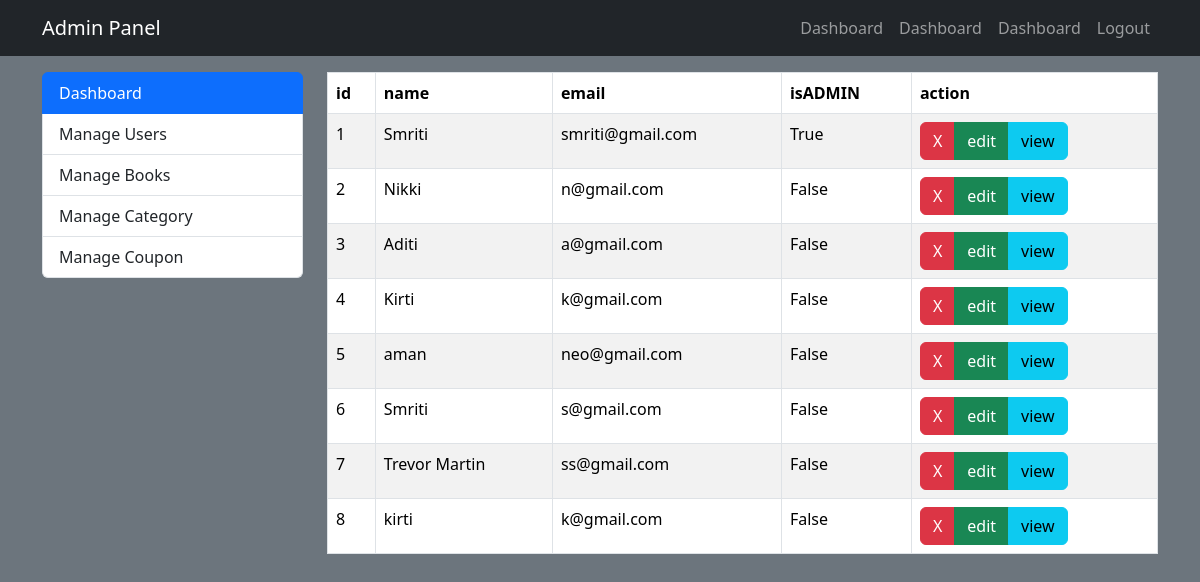
The page /admin/manage_user.php (signed in) on the database its author committed.
### tables this page shows
CREATE TABLE `accounts` (
  `user_id` int(12) NOT NULL,
  `name` varchar(150) NOT NULL,
  `email` varchar(200) NOT NULL,
  `password` varchar(200) NOT NULL,
  `isAdmin` tinyint(1) NOT NULL DEFAULT 0
);

### admin/manage_user.php (the view, shortened to what this page needs)
<?php include_once "../connect.php";
?>
<!DOCTYPE html>
<html lang="en">
<head>
    <link href="https://cdn.jsdelivr.net/npm/bootstrap@5.3.2/dist/css/bootstrap.min.css" rel="stylesheet">
</head>
<body class="bg-secondary">
  <?php include_once "./admin_header.php"; ?>
  <div class="container">
    <div class="row">
        <div class="col-3">
           <?php include_once "sidebar.php";?>
        </div>
        <div class="col-9">
            <table class=" table table-striped table-bordered bg-light table-hover ">
                <thead>
                    <tr>
                        <th>id</th>
                        <th>name</th>
                        <th>email</th>
                        <th>isADMIN</th>
                        <th>action</th>
                    </tr>
                </thead>
                <?php $callingUser = mysqli_query($connect,"select * from accounts");
                while($data = mysqli_fetch_array($callingUser)):
                    ?>
                    <tr>
                        <td><?= $data['user_id'];?></td>
                        <td><?= $data['name'];?></td>
                        <td><?= $data['email'];?></td>
                        <td><?= ($data['isAdmin'])? "True" : "False";?></td>
                        <td>
                            <div class="btn-group">
                                <a href="" class="btn btn-danger">X</a>
                                <a href="" class="btn btn-success">edit</a>
                                <a href="" class="btn btn-info">view</a>
                            </div>
                        </td>
                    </tr>
                    <?php endwhile;?>
            </table>
        </div>
    </div>
  </div>
</body>
</html>

### rows shown on the page
accounts: user_id "1", name "Smriti", email "smriti@gmail.com", isAdmin "True"
accounts: user_id "2", name "Nikki", email "n@gmail.com", isAdmin "False"
accounts: user_id "3", name "Aditi", email "a@gmail.com", isAdmin "False"
accounts: user_id "4", name "Kirti", email "k@gmail.com", isAdmin "False"
accounts: user_id "5", name "aman", email "neo@gmail.com", isAdmin "False"
accounts: user_id "6", name "Smriti", email "s@gmail.com", isAdmin "False"
accounts: user_id "7", name "Trevor Martin", email "ss@gmail.com", isAdmin "False"
accounts: user_id "8", name "kirti", email "k@gmail.com", isAdmin "False"
